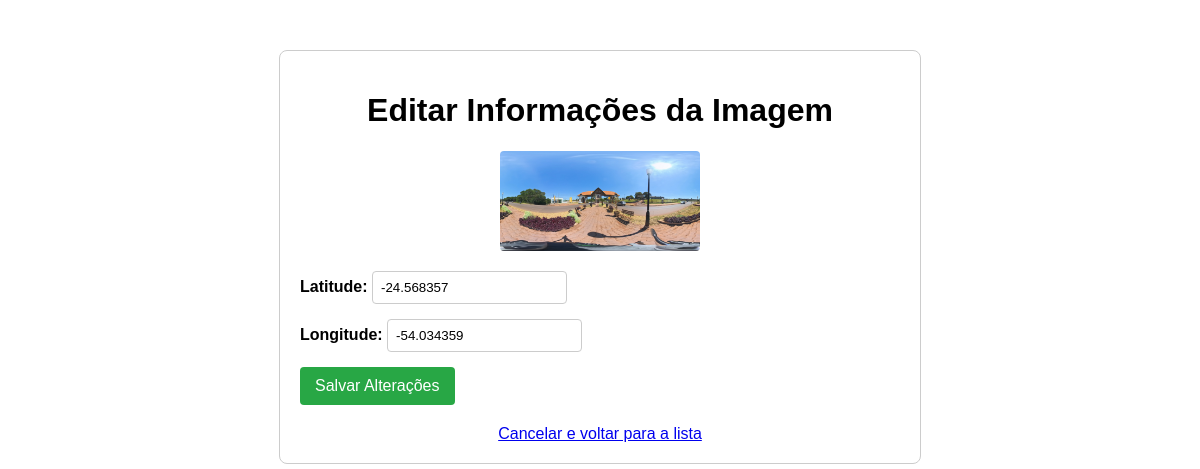
Screenshot of /imagem/4/editar with the database file from the repository.
### app.py (models this page shows, shortened)
class Imagem(db.Model):
    id = db.Column(db.Integer, primary_key=True)
    filename = db.Column(db.String(100), nullable=False)
    latitude = db.Column(db.Float, nullable=False)
    longitude = db.Column(db.Float, nullable=False)

### app.py (the view, shortened to what this page needs)
@app.route('/imagem/<int:id>/editar', methods=['GET', 'POST'])
def editar_imagem(id):
    imagem_a_editar = Imagem.query.get_or_404(id)
    return render_template('editar_imagem.html', imagem=imagem_a_editar)

### templates/editar_imagem.html (shortened to what this page needs)
<!DOCTYPE html>
<html lang="pt-br">
<head>
</head>
<body>
    <h1>Editar Informações da Imagem</h1>
    <img src="{{ url_for('uploaded_file', filename=imagem.filename) }}" alt="Preview">
    <form method="post">
        <div>
            <label for="latitude">Latitude:</label>
            <input type="text" id="latitude" name="latitude" value="{{ imagem.latitude }}" required>
        </div>
        <div>
            <label for="longitude">Longitude:</label>
            <input type="text" id="longitude" name="longitude" value="{{ imagem.longitude }}" required>
        </div>
        <div>
            <input type="submit" value="Salvar Alterações">
        </div>
    </form>
    <a href="{{ url_for('listar_imagens') }}" class="nav-link">Cancelar e voltar para a lista</a>
</body>
</html>

### templates/editar_imagem.html (style rules this page uses)
body { font-family: sans-serif; max-width: 600px; margin: 50px auto; padding: 20px; border: 1px solid #ccc; border-radius: 8px; }
h1 { text-align: center; }
form { display: flex; flex-direction: column; gap: 15px; }
label { font-weight: bold; }
input[type="text"] { padding: 8px; border: 1px solid #ccc; border-radius: 4px; }
input[type="submit"] { padding: 10px 15px; background-color: #28a745; color: white; border: none; border-radius: 4px; cursor: pointer; font-size: 16px; }
img { max-width: 200px; display: block; margin: 0 auto 20px; border-radius: 4px; }
.nav-link { display: block; text-align: center; margin-top: 20px; }

### rows the page displays
Imagem: filename (picture), latitude "-24.568357", longitude "-54.034359"
